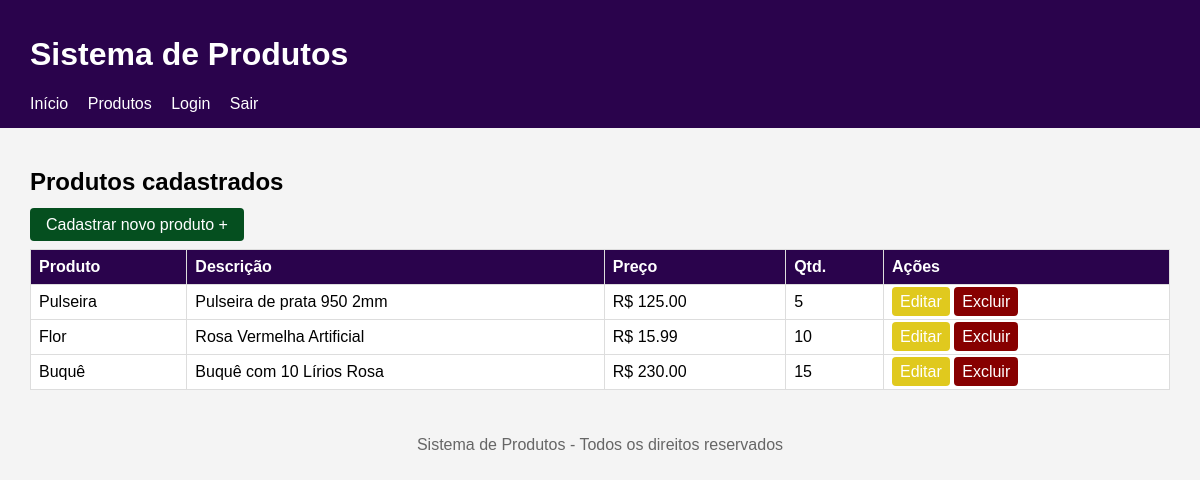
Page /produtos/listar.php (signed in) on the committed database.
### tables this page shows
CREATE TABLE `produtos` (
  `id` int(11) NOT NULL,
  `nome` varchar(100) NOT NULL,
  `descricao` varchar(255) NOT NULL,
  `preco` decimal(10,2) NOT NULL,
  `quantidade` int(11) NOT NULL
);

### produtos/listar.php (the view, shortened to what this page needs)
<?php
require __DIR__ . '/../conexao.php';
$sql = "SELECT * FROM produtos";
$resultado = mysqli_query($conexao, $sql);
?>
<?php require __DIR__ . '/../cabecalho.php'; ?>
<main>
 <h2>Produtos cadastrados</h2>
 <a href="cadastrar.php" class = "btn cadastrar">Cadastrar novo produto +</a>
 <table>
 <tr>
 <th>Produto</th>
 <th>Descrição</th>
 <th>Preço</th>
 <th>Qtd.</th>
 <th>Ações</th>
 </tr>
 <?php while ($produto = mysqli_fetch_assoc($resultado)) { ?>
 <tr>
 <td><?php echo $produto['nome']; ?></td>
 <td><?php echo $produto['descricao']; ?></td>
 <td>R$ <?php echo $produto['preco']; ?></td>
 <td><?php echo $produto['quantidade']; ?></td>
 <td>
 <a href="atualizar.php?id=<?php echo $produto['id'];
?>" class = "btn editar">Editar</a>
 <a href="excluir.php?id=<?php echo $produto['id'];
?>" class = "btn excluir">Excluir</a>
 </td>
 </tr>
 <?php } ?>
 </table>
</main>
<?php require __DIR__ . '/../rodape.php'; ?>

### cabecalho.php (shortened to what this page needs)
<?php
$base_url = '/projeto_php/';
?>
<!DOCTYPE html>
<html lang="pt-br">
<head>
    <link rel="stylesheet" href="<?php echo $base_url; ?>css/style.css">
    <link rel="stylesheet" href="<?php echo $base_url; ?>css/responsivo.css">
</head>
<body>
    <header>
        <h1>Sistema de Produtos</h1>
            <nav>
                <a href="<?php echo $base_url; ?>index.php">Início</a>
                <a href="<?php echo $base_url; ?>produtos/listar.php">Produtos</a>
                <a href="<?php echo $base_url; ?>login.php">Login</a>
                <a href="<?php echo $base_url; ?>logout.php">Sair</a>
            </nav>
    </header>

### rodape.php
    <footer>
        <p>Sistema de Produtos - Todos os direitos reservados</p>
    </footer>
</body>
</html>

### css/style.css (style rules this page uses)
body { font-family: Arial, sans-serif; margin: 0; background-color: #f4f4f4; }
header { background-color: #2a034c; color: white; padding: 15px 30px; }
header nav a { color: white; margin-right: 15px; text-decoration: none; }
main { padding: 20px 30px; }
footer { text-align: center; padding: 10px; color: #666; }
table { width: 100%; border-collapse: collapse; background-color: white; margin-top: 15px; }
table th, table td { border: 1px solid #ddd; padding: 8px; text-align: left; }
table th { background-color: #2a034c; color: white; }
.btn { margin-top: 15px; padding: 8px 16px; background-color: #054f1f; color: white; border: none; border-radius: 4px; cursor: pointer; text-decoration: none; }
.editar, .excluir { padding: 6px 8px; }
.excluir { background-color: rgb(135, 0, 0); }
.editar { background-color: rgb(224, 201, 30); }

### rows in the picture
produtos: nome "Pulseira", descricao "Pulseira de prata 950 2mm", preco "125.00", quantidade "5"
produtos: nome "Flor", descricao "Rosa Vermelha Artificial", preco "15.99", quantidade "10"
produtos: nome "Buquê", descricao "Buquê com 10 Lírios Rosa", preco "230.00", quantidade "15"
